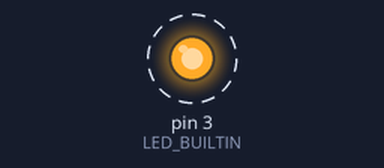
Recording of a sketch running on a simulated Arduino Uno, built with avr-gcc and run on an emulated ATmega328P. Parts: output pins drawn as LEDs (lit = HIGH). Dashed ring = blinking.

Above: at 0.5 s.
Timing chart, 0 to 4.6 s (numbered marks = the images above):
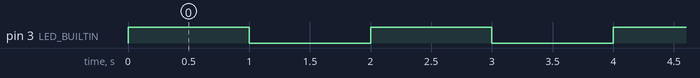

Measured:
- by itself, pin 3 (LED_BUILTIN): alternates HIGH for 1.0 s and LOW for 1.0 s

The sketch:

1-Basic_Blink.ino
```cpp
//Simple example of blinking a led in a rhythm of 1 second
// The led is connected to D3 on the Grove shield
//By Michel Gutlich for the workshop Resonant Frequencies #2

#define LED_BUILTIN 3

// the setup function runs once when you press reset or power the board
void setup() {
  // initialize digital pin LED_BUILTIN as an output.
  pinMode(LED_BUILTIN, OUTPUT);
}

// the loop function runs over and over again forever
void loop() {
  digitalWrite(LED_BUILTIN, HIGH);  // turn the LED on (HIGH is the voltage level)
  delay(1000);                      // wait for a second
  digitalWrite(LED_BUILTIN, LOW);   // turn the LED off by making the voltage LOW
  delay(1000);                      // wait for a second
}


// Experiments:
// Try different values in the delay function
//
// Write the line with the delay function as:
// delay(random(1000));
```
